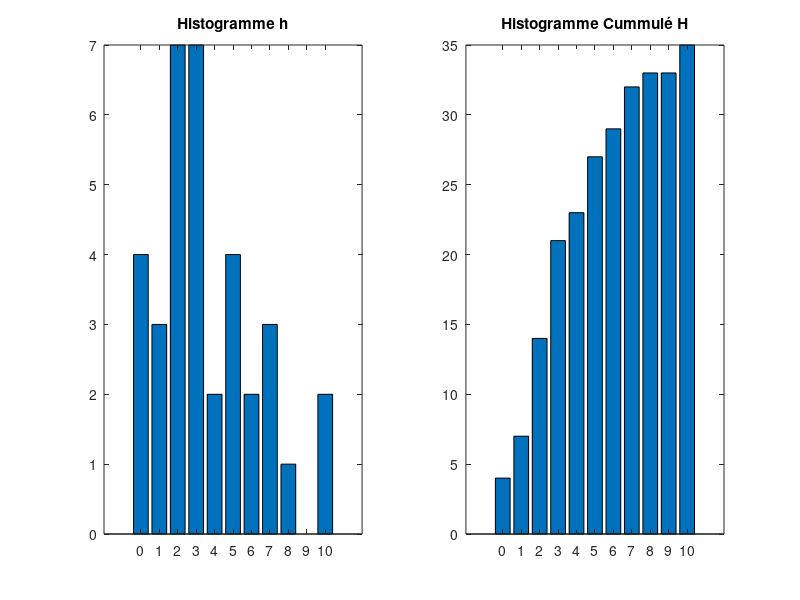
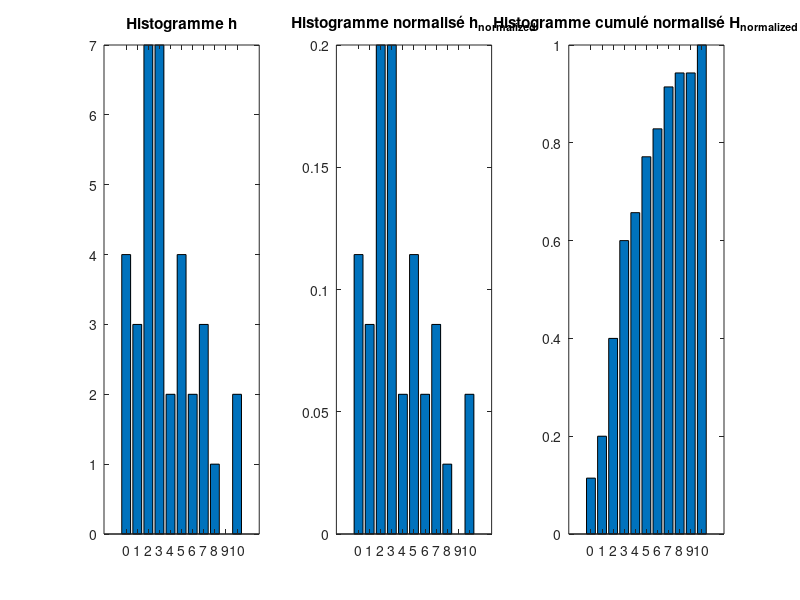
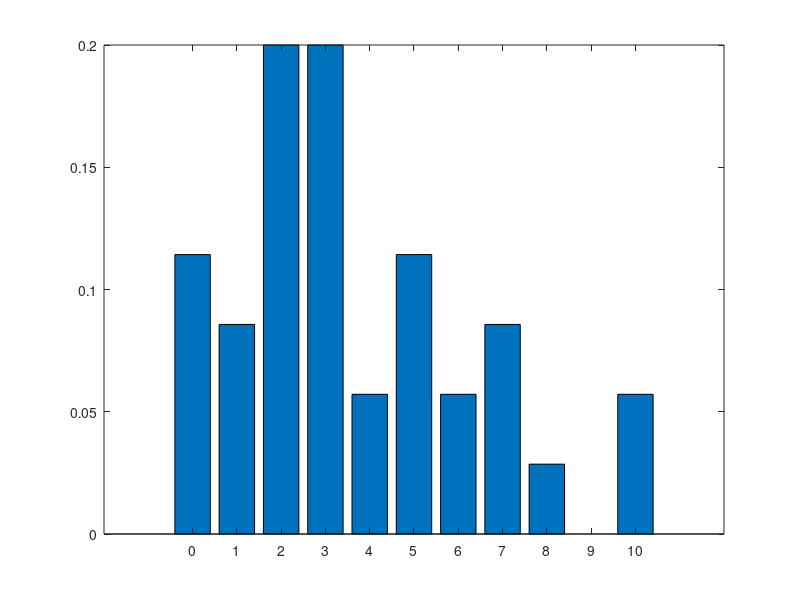

These charts were generated, in order, by the following MATLAB code:
% 1) Création de l'image
I = [10 2 1 1 10 2 6;
      7 5 5 4 4 2 3 ;
      7 2 0 3 2 1 8 ;
      6 3 2 0 3 0 3 ;
      5 3 2 7 0 3 5];

disp(I);

% 2) Calcul de la dynamique
% La dynamique d'une image est définie par la différence entre la valeur maximale et la valeur minimale
I_min = min(I(:));
I_max = max(I(:));
%dynamique = I_max - I_min;
%disp(['Dynamique de l''image : ', num2str(dynamique)]);
disp(['Dynamique de l''image : [', num2str(I_min),',',num2str(I_max),']']);

% 3) Calcul de la valeur moyenne et de la variance
moyenne = mean(I(:)); % Moyenne des valeurs de l'image
%disp(moyenne)
disp(['Moyenne : ', num2str(moyenne)]);

variance = var(I(:)); % Variance des valeurs de l'image
%disp(variance)
disp(['Variance : ', num2str(variance)]);


% 4) Calcul de l'histogramme et de l'histogramme cumulé
figure;
subplot(1, 2, 1);
h = hist(I(:), I_min:I_max); % Histogramme avec des niveaux de gris entre 0 et 10
bar(I_min:I_max,h);
title('Histogramme h');
disp('Histogramme h :');
disp(h);

subplot(1, 2, 2);
H = cumsum(h);
bar(I_min:I_max,H);
title('Histogramme Cummulé H');
disp('Histogramme cumulé H :');
disp(H);

X = sum(h);
disp('X = ')
disp(X);

% 1) Création de l'image
I = [10 2 1 1 10 2 6;
     7 5 5 4 4 2 3 ;
     7 2 0 3 2 1 8 ;
     6 3 2 0 3 0 3 ;
     5 3 2 7 0 3 5];

disp(I);

% 2) Calcul de la dynamique
I_min = min(I(:));
I_max = max(I(:));
disp(['Dynamique de l''image : [', num2str(I_min), ',', num2str(I_max), ']']);

% 3) Calcul de la valeur moyenne et de la variance
moyenne = mean(I(:));
disp(['Moyenne : ', num2str(moyenne)]);

variance = var(I(:));
disp(['Variance : ', num2str(variance)]);

% 4) Calcul de l'histogramme et de l'histogramme cumulé
figure;
subplot(1, 3, 1);
h = hist(I(:), I_min:I_max); % Histogramme avec des niveaux de gris entre 0 et 10
bar(I_min:I_max, h);
title('Histogramme h');
disp('Histogramme h :');
disp(h);

% Histogramme cumulé
subplot(1, 3, 2);
H = cumsum(h);
bar(I_min:I_max, H);
title('Histogramme cumulé H');
disp('Histogramme cumulé H :');
disp(H);

% Normalisation

% ---Histogramme normalisé 1--------
subplot(1, 3, 2);
h_normalized = h / sum(h); % Normalisation de l'histogramme
bar(I_min:I_max, h_normalized);
title('Histogramme normalisé h_{normalized}');
disp('Histogramme normalisé h_{normalized} :');
disp(h_normalized);

% Histogramme cumulé normalisé
subplot(1, 3, 3);
H_normalized = H / sum(h); % Normalisation de l'histogramme cumulé
bar(I_min:I_max, H_normalized);
title('Histogramme cumulé normalisé H_{normalized}');
disp('Histogramme cumulé normalisé H_{normalized} :');
disp(H_normalized);

% ---Histogramme normalisé 2--------

figure;
[x,y]=size(I); % size() retourne x=5 et y=7 ( nombre de ligne et de colonne de la matrice)
H_normalize = h/(x*y);
bar(I_min:I_max,H_normalize);